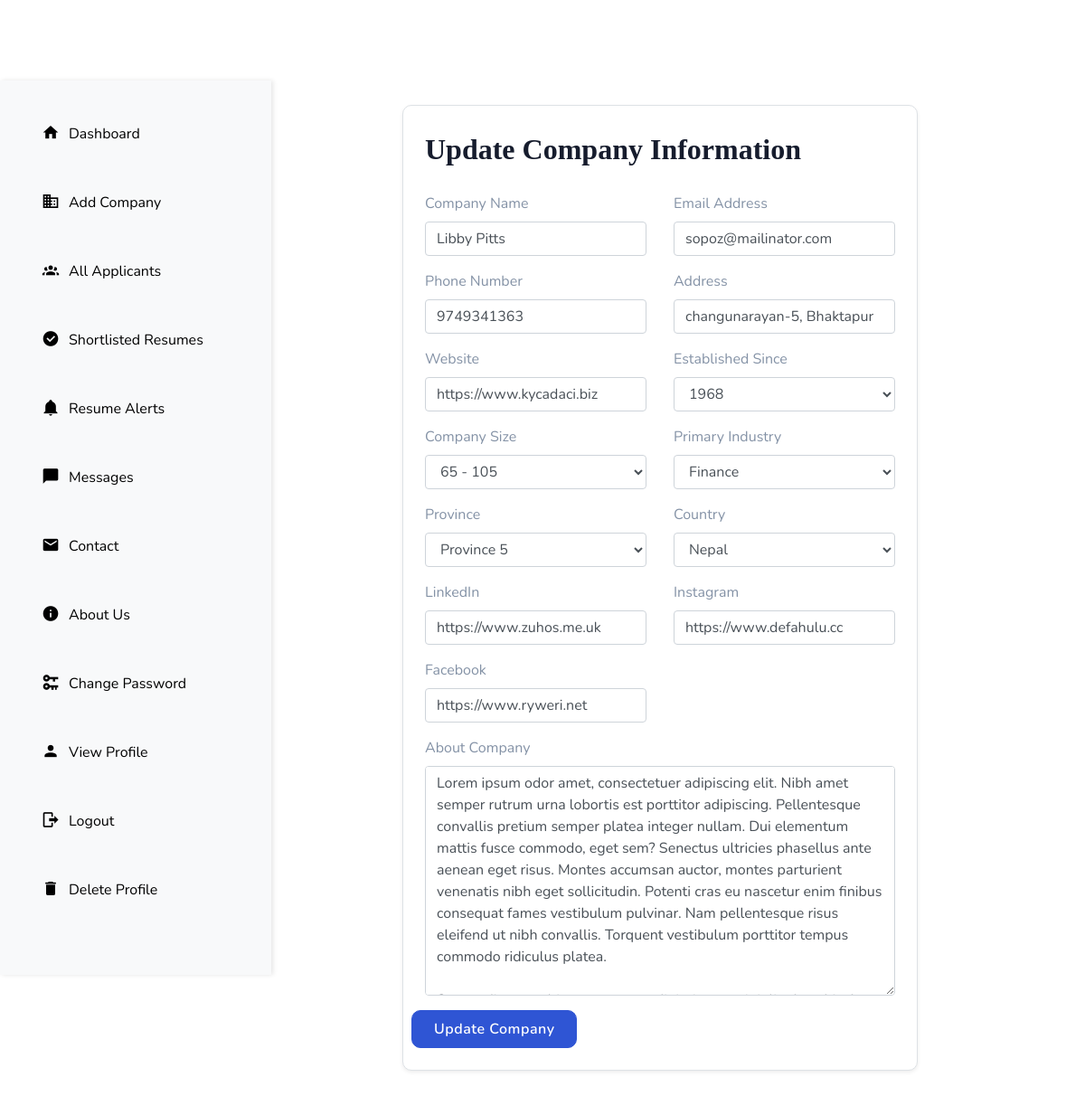
The app's page /company/update_company/1/, older data.
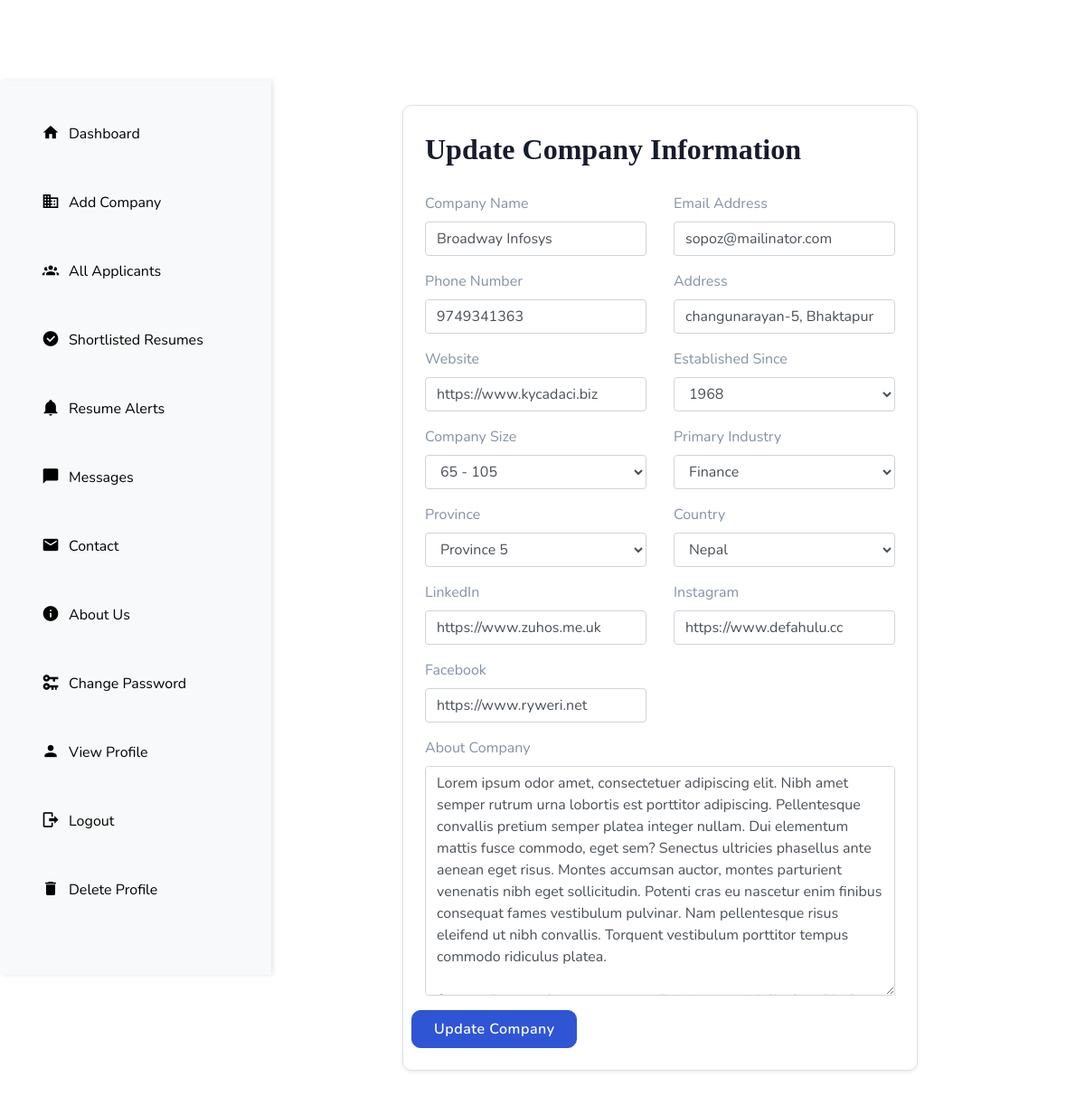
The same page, newer data.
### company/models.py (models this page shows, shortened)
class Company(models.Model):
    user = models.OneToOneField(User, on_delete=models.CASCADE)
    name = models.CharField(max_length=200)
    address = models.CharField(max_length=50, null= True)
    email = models.EmailField(max_length=50)
    phone_number = models.CharField(max_length=13)
    website = models.URLField()
    founded_in = models.PositiveIntegerField()
    primary_industry = models.CharField(max_length=100, choices=PRIMARY_INDUSTRY)
    province = models.CharField(max_length=20, choices=PROVINCE_CHOICES)
    company_size = models.CharField(max_length=20,choices=COMPANY_SIZES)
    country = models.CharField(max_length=20, choices=COUNTRY_CHOICES)
    linkedin = models.URLField()
    instagram = models.URLField()
    facebook = models.URLField()
    about_company = models.TextField()

### company/views.py (the view)
# urls.py: path('update_company/<int:pk>/', views.update_company, name='update_company'),
def update_company(request, pk):
    company = Company.objects.get(pk=pk)
    if request.method == 'POST':
        form = UpdateCompanyForm(request.POST, instance=company)
        if form.is_valid():
            form.save()
            messages.success(request, "Your company has been updated and saved.")
            print('updated successfully')
            return redirect(reverse('company:company_detail', args=[company.pk]))  # Pass pk to the URL
        else:
            messages.warning(request, 'Something went wrong... Please try again later.')
            print('hello world')
            context = {'form': form}
            return render(request, 'company/update_company.html', context)
    else:
        form = UpdateCompanyForm(instance=company)  # Initialize form with company instance
    context = {'form': form}
    return render(request, 'company/update_company.html', context)

### company/forms.py
class UpdateCompanyForm(forms.ModelForm):
  founded_in = forms.ChoiceField(choices=possible_years(datetime.now().year, 1900))
  class Meta:
    model = Company
    exclude = ['user']

### templates/company/update_company.html (shortened to what this page needs)
{% extends "base.html" %}
{% load widget_tweaks %}
{% block content %}
<div class="container py-5">
  <div class="row justify-content-center">
    <div class="col-lg-8 col-md-10">
      <div class="custom-form rounded border p-4 shadow-sm bg-white">
        <div class=" mb-4">
          <h2 class="" style="font-family: cursive;"><strong>Update Company Information</strong></h2>
        </div>
        <form method="post" action="{% url 'company:update_company' request.user.company.pk %}" enctype="multipart/form-data" id="company-form">
          <div class="row">
            <div class="col-md-6 mb-3">
              <label for="name" class="form-label text-muted">Company Name</label>
              {{ form.name|add_class:"form-control" }}
            </div>
            <div class="col-md-6 mb-3">
              <label for="email" class="form-label text-muted">Email Address</label>
              {{ form.email|add_class:"form-control" }}
            </div>
            <div class="col-md-6 mb-3">
              <label for="phone" class="form-label text-muted">Phone Number</label>
              {{ form.phone_number|add_class:"form-control" }}
            </div>
            <div class="col-md-6 mb-3">
              <label for="name" class="form-label text-muted">Address</label>
              {{ form.address|add_class:"form-control" }}
            </div>
            <div class="col-md-6 mb-3">
              <label for="website" class="form-label text-muted">Website</label>
              {{ form.website|add_class:"form-control" }}
            </div>
            <div class="col-md-6 mb-3">
              <label for="founded_in" class="form-label text-muted">Established Since</label>
              {{ form.founded_in|add_class:"form-control" }}
            </div>
            <div class="col-md-6 mb-3">
              <label for="company_size" class="form-label text-muted">Company Size</label>
              {{ form.company_size|add_class:"form-control" }}
            </div>
            <div class="col-md-6 mb-3">
              <label for="company_size" class="form-label text-muted">Primary Industry</label>
              {{ form.primary_industry|add_class:"form-control" }}
            </div>
            <div class="col-md-6 mb-3">
              <label for="company_size" class="form-label text-muted">Province</label>
              {{ form.province|add_class:"form-control" }}
            </div>
            <div class="col-md-6 mb-3">
              <label for="company_size" class="form-label text-muted">Country</label>
              {{ form.country|add_class:"form-control" }}
            </div>
            <div class="col-md-6 mb-3">
              <label for="company_size" class="form-label text-muted">LinkedIn</label>
              {{ form.linkedin|add_class:"form-control" }}
            </div>
            <div class="col-md-6 mb-3">
              <label for="company_size" class="form-label text-muted">Instagram</label>
              {{ form.instagram|add_class:"form-control" }}
            </div>
            <div class="col-md-6 mb-3">
              <label for="company_size" class="form-label text-muted">Facebook</label>
              {{ form.facebook|add_class:"form-control" }}
            </div>
            <div class="col-12 mb-3">
              <label for="about" class="form-label text-muted">About Company</label>
              {{ form.about_company|add_class:"form-control" }}
          </div>
          <div class="text-center">
            <button type="submit" class="btn btn-primary px-4 py-2">Update Company</button>
          </div>
        </form>
      </div>
    </div>
  </div>
</div>
{% endblock content %}

Row changes from the older to the newer data that the page shows:
changed Company "sopoz@mailinator.com": name "Libby Pitts" → "Broadway Infosys"
